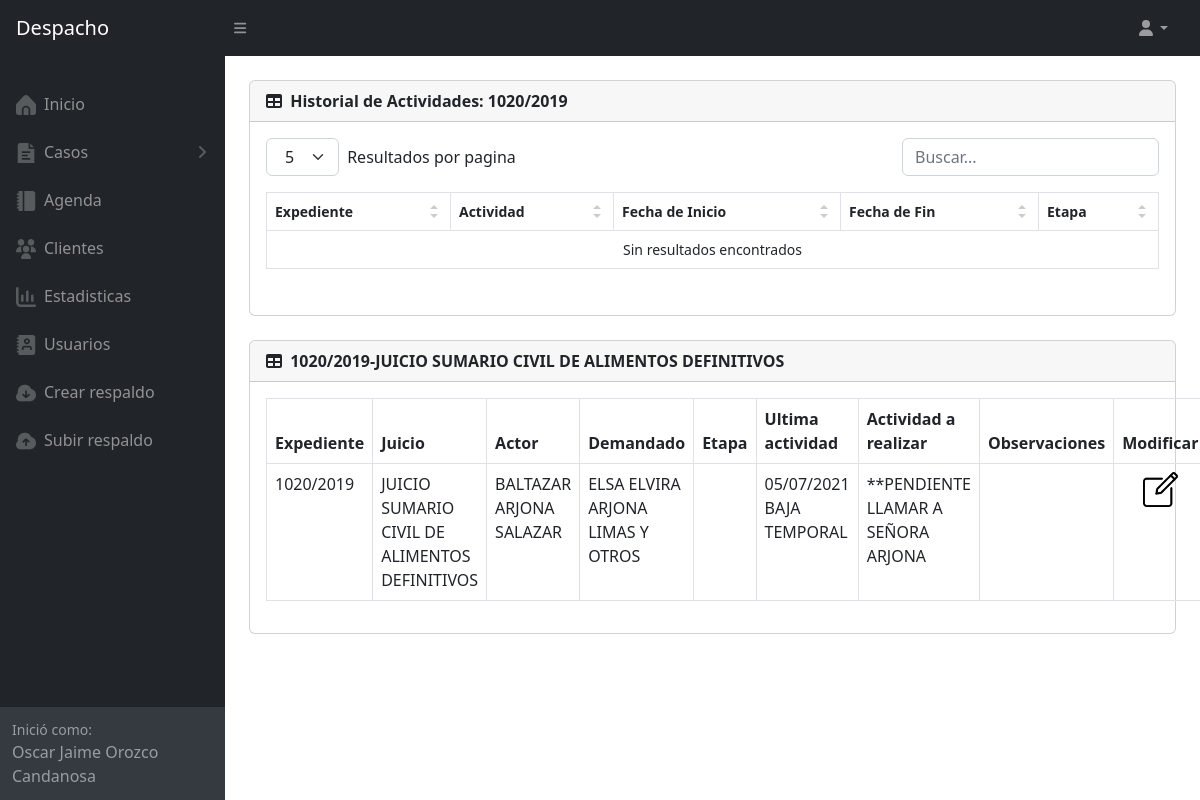
Screenshot of /expediente.php?e=1020/2019 (signed in) with the database file from the repository.
### tables this page shows
CREATE TABLE `caso` (
  `expediente` varchar(100) NOT NULL,
  `juicio` varchar(1000) NOT NULL,
  `actor` varchar(1000) NOT NULL,
  `demandado` varchar(3000) NOT NULL,
  `u_act` varchar(1000) NOT NULL,
  `etapa` varchar(400) NOT NULL,
  `a_por_realizar` varchar(1000) NOT NULL,
  `observaciones` varchar(1500) NOT NULL,
  `tipo` varchar(15) NOT NULL,
  `f_inicio` datetime NOT NULL,
  `f_fin` datetime NOT NULL,
  `estado` varchar(30) NOT NULL,
  PRIMARY KEY (`expediente`)
);

### expediente.php (the view, shortened to what this page needs)
<?php
include_once("conexion.php");
if(empty($_SESSION['Idusuario'])){header("location: index.php");}else{
?>
<!DOCTYPE html>
<html>
<head>
        <link href="css/datatables.css" rel="stylesheet" />
        <link href="css/styles.css" rel="stylesheet" />
</head>
<body class="sb-nav-fixed">
        <nav class="sb-topnav navbar-a navbar-expand navbar-dark bg-dark-a">
            <a class="navbar-brand ps-3-a" href="inicio.php">Despacho</a>
            <button class="btn btn-link btn-sm order-1 order-lg-0 me-4 me-lg-0" id="sidebarToggle" href="#!"><i class="fas fa-bars"></i></button>
            <ul class="navbar-nav ms-auto ms-md-0 me-3 me-lg-4">
                <li class="nav-item dropdown">
                    <a class="nav-link dropdown-toggle" id="navbarDropdown" href="#" role="button" data-bs-toggle="dropdown" aria-expanded="false"><i class="fas fa-user fa-fw"></i></a>
                </li>
            </ul>
        </nav>
        <div id="layoutSidenav">
            <div id="layoutSidenav_nav">
                <nav class="sb-sidenav accordion sb-sidenav-dark" id="sidenavAccordion">
                    <div class="sb-sidenav-menu">
                        <div class="nav">
                        <a class="nav-link" href="inicio.php">
                            </a>
                            <a class="nav-link" href="inicio.php">
                                <div class="sb-nav-link-icon"><img src="assets/img/home.png" height="20px" width="20px"></div>
                                Inicio
                            </a>
                              <a class="nav-link collapsed" href="#" data-bs-toggle="collapse" data-bs-target="#collapsePages" aria-expanded="false" aria-controls="collapsePages">
                                <div class="sb-nav-link-icon"><img src="assets/img/doc.png" height="20px" width="20px"></div>
                                Casos
                                <div class="sb-sidenav-collapse-arrow"><i class="fas fa-angle-down"></i></div>
                            </a>
                            <a class="nav-link" href="agenda.php">
                                <div class="sb-nav-link-icon"><img src="assets/img/agenda.png" height="20px" width="20px"></i></div>
                                Agenda
                            </a>
                            <a class="nav-link" href="involucrados.php?clas=Actor">
                                <div class="sb-nav-link-icon"><img src="assets/img/usuarios.png" height="20px" width="20px"></i></div>
                                Clientes
                            </a>
                            <?php
                            $cargo=$_SESSION['cargo'];
?><a class="nav-link" href="esta.php" >
                                <div class="sb-nav-link-icon"><img src="assets/img/stats.png" height="20px" width="20px"></div>
                                Estadisticas
                            </a>
                            <?php
                            if($cargo != "Usuario"){
                            ?>
                            <a class="nav-link" href="Usuarios.php">
                                <div class="sb-nav-link-icon"><img src="assets/img/directorio.png" height="20px" width="20px"></div>
                                Usuarios
                            </a>
                            <?php }else if($cargo=="Usuario"){ } ?>
                            <?php
                            if($cargo == "San Pedro"){
                            ?>
                            <a class="nav-link" href="respaldo.php">
                                <div class="sb-nav-link-icon"><img src="assets/img/crear_respaldo.png" height="20px" width="20px"></div>
                                Crear respaldo
                            </a>
                            <a class="nav-link" href="#" onclick="seleccionarArchivo()">
                                <div class="sb-nav-link-icon"><img src="assets/img/subir_respaldo.png" height="20px" width="20px"></div>
                                Subir respaldo
                            </a>
                            <?php }else if($cargo != "Usuario"){ } ?>
                        </div>
                    </div>
                    <div class="sb-sidenav-footer">
                        <div class="small">Inició como:</div>
                        <?php
                        $nombre=$_SESSION['nombre'];
                        $amaterno=$_SESSION['amaterno'];
                        $apaterno=$_SESSION['apaterno'];
                        echo $nombre." ".$apaterno." ".$amaterno;
                        ?>
                    </div>
                </nav>
            </div>
            <div id="layoutSidenav_content">
    <main>
    <br>
        <div class="container-fluid px-4">
            <div class="card mb-4">
                <div class="card-header">
                    <i class="fas fa-table me-1"></i>
                    <b> Historial de Actividades: <?php
                    $expediente = $_GET["e"];
                    echo $expediente; ?></b>
                </div>
                <div class="card-body">
                    <table id="datatablesSimple" class="table table-bordered">
                        <thead>
                            <tr>
                                <th>Expediente</th>
                                <th>Actividad</th>
                                <th>Fecha de Inicio</th>
                                <th>Fecha de Fin</th>
                                <th>Etapa</th>
                            </tr>
                        </thead>
                    </table>
                </div>
            </div>
        </div>
        <div class="container-fluid px-4">
            <div class="card mb-4">
                <div class="card-header">
                    <i class="fas fa-table me-1"></i>
                    <?php
                    $sql = "SELECT * FROM caso WHERE expediente = '$expediente'";
                    $result = mysqli_query($conexion, $sql);
                    while ($mostrar = mysqli_fetch_array($result)) {
                    ?>
                    <b><?php echo $mostrar['expediente'], "-", $mostrar['juicio']; ?></b>
                </div>
                <div class="card-body">
                    <table id="datatablesSimple" class="table table-bordered">
                        <thead>
                            <tr>
                                <th>Expediente</th>
                                <th>Juicio</th>
                                <th>Actor</th>
                                <th>Demandado</th>
                                <th>Etapa</th>
                                <th>Ultima actividad</th>
                                <th>Actividad a realizar</th>
                                <th>Observaciones</th>
                                <th>Modificar</th>
                            </tr>
                        </thead>
                        <tbody>
                            <tr>
                                <td class="celdas_tablas"><?php echo $mostrar['expediente'] ?></td>
                                <td class="celdas_tablas"><?php echo $mostrar['juicio'] ?></td>
                                <td class="celdas_tablas"><?php echo $mostrar['actor'] ?></td>
                                <td class="celdas_tablas"><?php echo $mostrar['demandado'] ?></td>
                                <td class="celdas_tablas"><?php echo $mostrar['etapa'] ?></td>
                                <td class="celdas_tablas"><?php echo $mostrar['u_act'] ?></td>
                                <td class="celdas_tablas"><?php echo $mostrar['a_por_realizar'] ?></td>
                                <td class="celdas_tablas"><?php echo $mostrar['observaciones'] ?></td>
                                <td class="celdas_tablas"><center>  <a href="editar.php?expediente=<?php echo $mostrar['expediente'];?>"> <img width="35px" src="assets/img/edicion.png"> </a>   </center></td>
                            </tr>
                            <?php
                            }
                            ?>
                        </tbody>
                    </table>
                </div>
            </div>
        </div>
    </main>
</div>
</body>
</html>
<?php } ?>

### rows the page displays
caso: expediente "1020/2019", juicio "JUICIO SUMARIO CIVIL DE ALIMENTOS DEFINITIVOS", actor "BALTAZAR ARJONA SALAZAR", demandado "ELSA ELVIRA ARJONA LIMAS Y OTROS", u_act "05/07/2021 BAJA TEMPORAL", a_por_realizar "**PENDIENTE LLAMAR A SEÑORA ARJONA"

### other values shown
$nombre "Oscar Jaime"
$apaterno "Orozco"
$amaterno "Candanosa"
$expediente "1020/2019"
